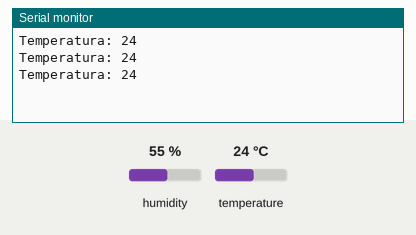
Simulated run of this sketch. Board: Arduino Uno, built with avr-gcc and run on an emulated ATmega328P. On the bench: the last lines printed to the serial monitor. The test bench sets the inputs (shaded band); at power-on: temperature 24 °C, humidity 55 %.

Above: at 2.8 s.
2.9 s: temperature set to 12 °C
At 5.5 s:
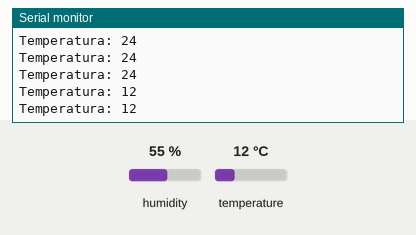
5.6 s: temperature set to 19 °C
At 6.9 s:
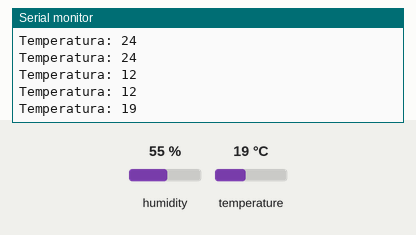
Timing chart, 0 to 8.6 s (numbered marks = the images above; inputs shaded):
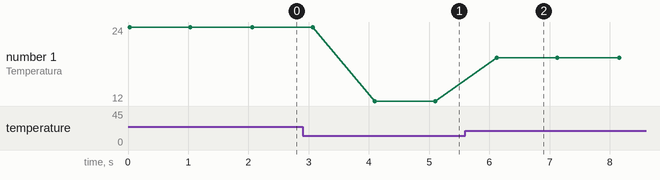

The sketch:

Arduino_Bluetooth_Sensor_Temperatura_DHT11.ino
```cpp
#include <SoftwareSerial.h>
#include <DHT.h>

#define DHTPIN 3
#define DHTTYPE DHT11
DHT dht(DHTPIN, DHTTYPE);
String a;
byte rx = 10;
byte tx = 11;
SoftwareSerial bt(rx, tx);
float temperatura;

void setup()
{
  Serial.begin(9600);
  bt.begin(9600);
  dht.begin();
}

void loop()
{
  temperatura = dht.readTemperature();

  bt.println((int)round(temperatura));
  Serial.print("Temperatura: ");
  Serial.println((int)round(temperatura));

  delay(1000);
}
```

Measured:
- after the input at 2.9 s, the serial monitor: prints a new line after 1.2 s (image 1)
- after the input at 5.6 s, the serial monitor: prints a new line after 0.53 s (image 2)
- plotted number 1: 24 → 12 after the input at 2.9 s, 12 → 19 after the input at 5.6 s
